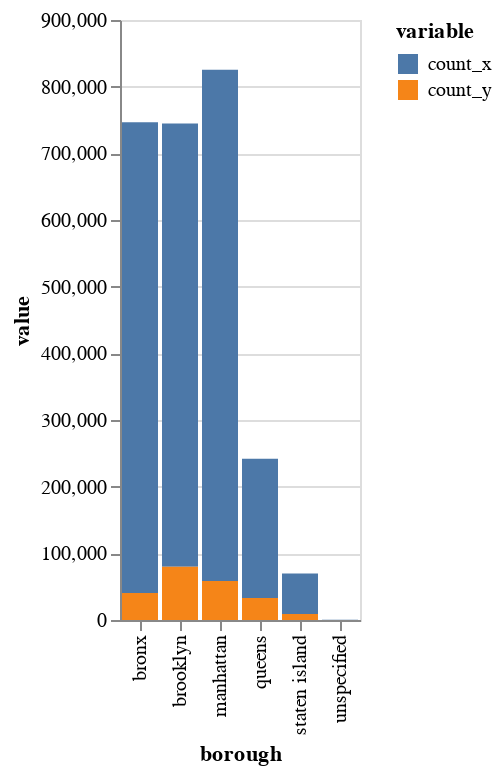

Notebook source saved alongside this figure:
### Code cell
import altair as alt

alt.Chart(df_altair).mark_bar().encode(
    x='borough',
    y='value',
    color='variable',
    
)

### Figure 1 — Vega-Lite specification as saved in the notebook (floating-point values rounded to 4 significant figures)
{"config": {"view": {"continuousWidth": 300, "continuousHeight": 300}}, "data": {"name": "data-d3eb98e271f54b5de9eb1d741b68efde"}, "mark": {"type": "bar"}, "encoding": {"color": {"field": "variable", "type": "nominal"}, "x": {"field": "borough", "type": "nominal"}, "y": {"field": "value", "type": "quantitative"}}, "$schema": "https://vega.github.io/schema/vega-lite/v5.8.0.json", "datasets": {"data-d3eb98e271f54b5de9eb1d741b68efde": [{"borough": "manhattan", "variable": "count_x", "value": 767000}, {"borough": "bronx", "variable": "count_x", "value": 705955}, {"borough": "brooklyn", "variable": "count_x", "value": 665071}, {"borough": "queens", "variable": "count_x", "value": 208823}, {"borough": "staten island", "variable": "count_x", "value": 60695}, {"borough": "unspecified", "variable": "count_x", "value": 278}, {"borough": "manhattan", "variable": "count_y", "value": 58366}, {"borough": "bronx", "variable": "count_y", "value": 40563}, {"borough": "brooklyn", "variable": "count_y", "value": 79778}, {"borough": "queens", "variable": "count_y", "value": 32878}, {"borough": "staten island", "variable": "count_y", "value": 8913}, {"borough": "unspecified", "variable": "count_y", "value": 19}]}}
